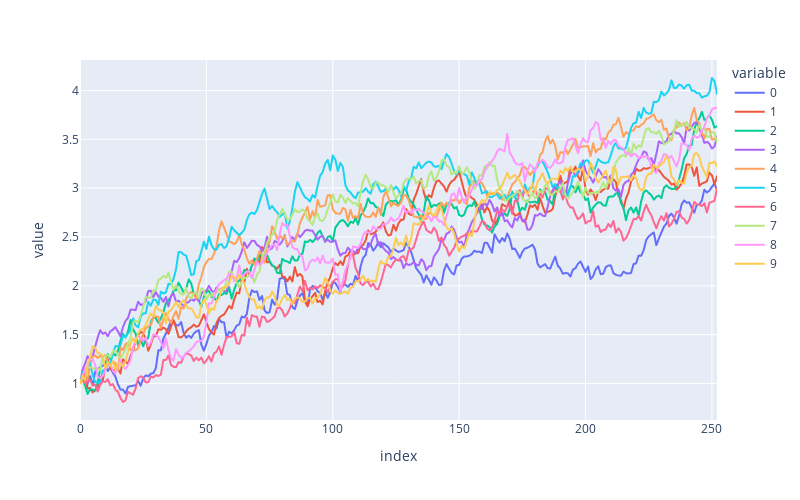

Write notebook code for a chart like this one.
### Code cell
import plotly.express as px
import pandas as pd
from quantfinlib.sim import OrnsteinUhlenbeck

model = OrnsteinUhlenbeck(mean=4, mrr=2, vol=1)
paths = model.path_sample(x0=1, dt=1/252, num_steps=252, num_paths=10)

fig = px.line(paths, width=800, height=500)
fig.show()

### Figure 1 — Plotly figure (JSON) as saved in the notebook; plotly's stock layout.template omitted (floating-point values rounded to 4 significant figures; data arrays with more than 128 entries replaced by an {"elided": "..."} marker saying what was removed)
{"data": [{"hovertemplate": "variable=0<br>index=%{x}<br>value=%{y}<extra></extra>", "legendgroup": "0", "line": {"color": "#636efa", "dash": "solid"}, "marker": {"symbol": "circle"}, "mode": "lines", "name": "0", "showlegend": true, "type": "scattergl", "x": {"elided": "253 int values"}, "xaxis": "x", "y": {"elided": "253 float values"}, "yaxis": "y"}, {"hovertemplate": "variable=1<br>index=%{x}<br>value=%{y}<extra></extra>", "legendgroup": "1", "line": {"color": "#EF553B", "dash": "solid"}, "marker": {"symbol": "circle"}, "mode": "lines", "name": "1", "showlegend": true, "type": "scattergl", "x": {"elided": "253 int values"}, "xaxis": "x", "y": {"elided": "253 float values"}, "yaxis": "y"}, {"hovertemplate": "variable=2<br>index=%{x}<br>value=%{y}<extra></extra>", "legendgroup": "2", "line": {"color": "#00cc96", "dash": "solid"}, "marker": {"symbol": "circle"}, "mode": "lines", "name": "2", "showlegend": true, "type": "scattergl", "x": {"elided": "253 int values"}, "xaxis": "x", "y": {"elided": "253 float values"}, "yaxis": "y"}, {"hovertemplate": "variable=3<br>index=%{x}<br>value=%{y}<extra></extra>", "legendgroup": "3", "line": {"color": "#ab63fa", "dash": "solid"}, "marker": {"symbol": "circle"}, "mode": "lines", "name": "3", "showlegend": true, "type": "scattergl", "x": {"elided": "253 int values"}, "xaxis": "x", "y": {"elided": "253 float values"}, "yaxis": "y"}, {"hovertemplate": "variable=4<br>index=%{x}<br>value=%{y}<extra></extra>", "legendgroup": "4", "line": {"color": "#FFA15A", "dash": "solid"}, "marker": {"symbol": "circle"}, "mode": "lines", "name": "4", "showlegend": true, "type": "scattergl", "x": {"elided": "253 int values"}, "xaxis": "x", "y": {"elided": "253 float values"}, "yaxis": "y"}, {"hovertemplate": "variable=5<br>index=%{x}<br>value=%{y}<extra></extra>", "legendgroup": "5", "line": {"color": "#19d3f3", "dash": "solid"}, "marker": {"symbol": "circle"}, "mode": "lines", "name": "5", "showlegend": true, "type": "scattergl", "x": {"elided": "253 int values"}, "xaxis": "x", "y": {"elided": "253 float values"}, "yaxis": "y"}, {"hovertemplate": "variable=6<br>index=%{x}<br>value=%{y}<extra></extra>", "legendgroup": "6", "line": {"color": "#FF6692", "dash": "solid"}, "marker": {"symbol": "circle"}, "mode": "lines", "name": "6", "showlegend": true, "type": "scattergl", "x": {"elided": "253 int values"}, "xaxis": "x", "y": {"elided": "253 float values"}, "yaxis": "y"}, {"hovertemplate": "variable=7<br>index=%{x}<br>value=%{y}<extra></extra>", "legendgroup": "7", "line": {"color": "#B6E880", "dash": "solid"}, "marker": {"symbol": "circle"}, "mode": "lines", "name": "7", "showlegend": true, "type": "scattergl", "x": {"elided": "253 int values"}, "xaxis": "x", "y": {"elided": "253 float values"}, "yaxis": "y"}, {"hovertemplate": "variable=8<br>index=%{x}<br>value=%{y}<extra></extra>", "legendgroup": "8", "line": {"color": "#FF97FF", "dash": "solid"}, "marker": {"symbol": "circle"}, "mode": "lines", "name": "8", "showlegend": true, "type": "scattergl", "x": {"elided": "253 int values"}, "xaxis": "x", "y": {"elided": "253 float values"}, "yaxis": "y"}, {"hovertemplate": "variable=9<br>index=%{x}<br>value=%{y}<extra></extra>", "legendgroup": "9", "line": {"color": "#FECB52", "dash": "solid"}, "marker": {"symbol": "circle"}, "mode": "lines", "name": "9", "showlegend": true, "type": "scattergl", "x": {"elided": "253 int values"}, "xaxis": "x", "y": {"elided": "253 float values"}, "yaxis": "y"}], "layout": {"height": 500, "legend": {"title": {"text": "variable"}, "tracegroupgap": 0}, "margin": {"t": 60}, "width": 800, "xaxis": {"anchor": "y", "domain": [0, 1], "title": {"text": "index"}}, "yaxis": {"anchor": "x", "domain": [0, 1], "title": {"text": "value"}}}}
